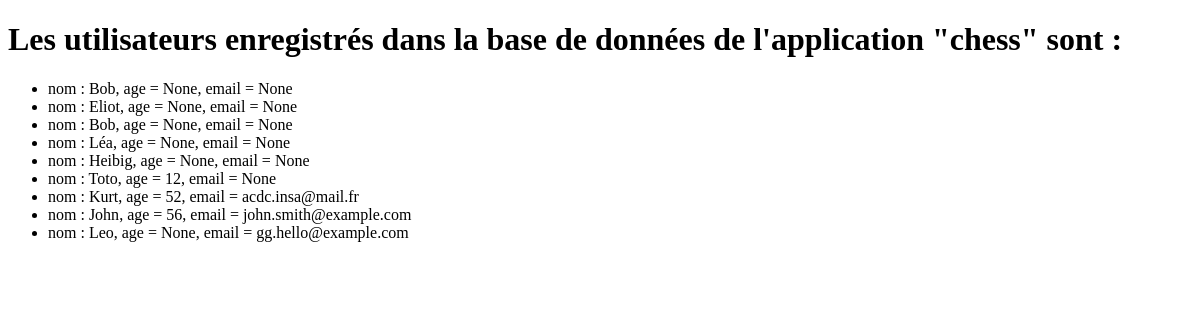
/chess/info/, run on the app's committed database.
### chess/models.py (models this page shows, shortened)
class User(models.Model):
    name=models.CharField(max_length=50)
    age=models.IntegerField(null=True)
    email=models.EmailField(null=True)

### chess/views.py (the view)
# urls.py: path('info/',info,name="chess-info"),
def info(request):
    users=User.objects.all()
    return render(request, 'chess/info.html',context={"users":users})       #gabarit pour les users

### chess/templates/chess/info.html (shortened to what this page needs)
{% load static %}
<!DOCTYPE html>
<html lang="fr">
<head>
    <link  rel="stylesheet" href="{% static 'css/style.css' %}">
</head>
<body>
    <h1> Les utilisateurs enregistrés dans la base de données de l'application "chess" sont :</h1>
    <ul>
        {% for user in users %}
            <li>nom : {{ user.name }}, age = {{ user.age }}, email = {{ user.email}}</li>
        {% endfor %}
    </ul>
</body>
</html>

### data on the page
User: name "Bob", age "None", email "None"
User: name "Eliot", age "None", email "None"
User: name "Bob", age "None", email "None"
User: name "Léa", age "None", email "None"
User: name "Heibig", age "None", email "None"
User: name "Toto", age "12", email "None"
User: name "Kurt", age "52", email "acdc.insa@mail.fr"
User: name "John", age "56", email "john.smith@example.com"
User: name "Leo", age "None", email "gg.hello@example.com"
